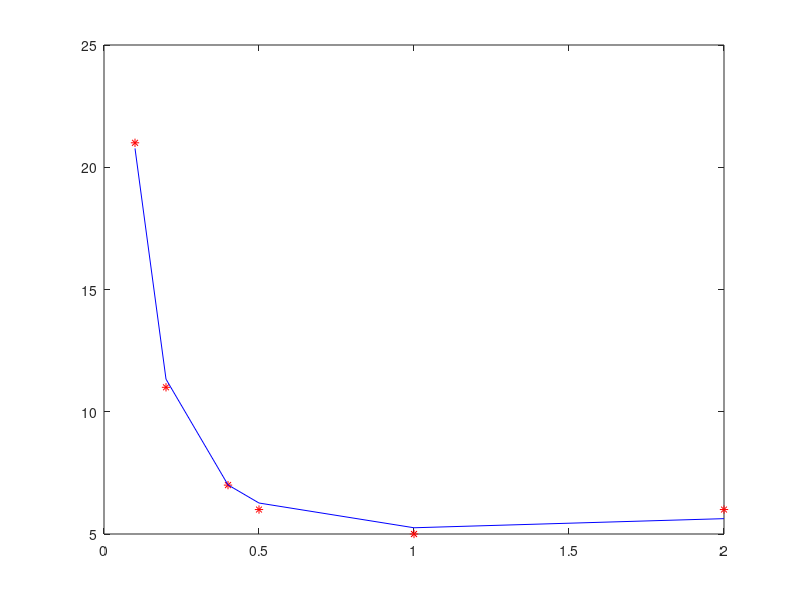

Write MATLAB code to recreate this figure.
%Least square approximation Ques 4%
clc
clear
x=[0.1 0.2 0.4 0.5 1 2];
y=[21 11 7 6 5 6];
N=length(x);
M=[sum(x) sum(1./sqrt(x)); sum(1./sqrt(x)) sum(1./(x.^2))];
B=[sum(y.*x.^(1/2)); sum(y./x)];
L=inv(M)*B;

f=L(1)*sqrt(x)+ L(2)*(1./x)
plot(x,y,'*r')
hold on
plot(x,f,'b-')

